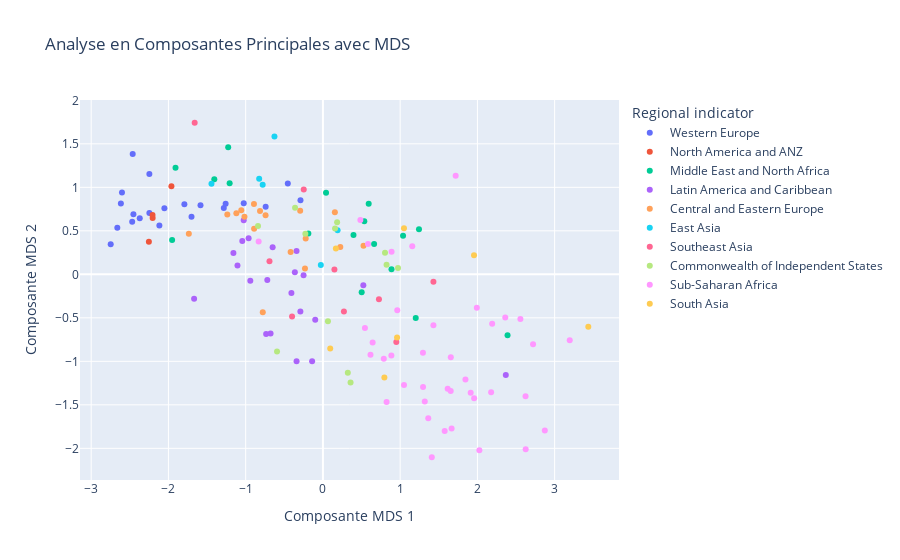

Notebook code cell kept with this figure:
### Code cell
from sklearn.manifold import MDS

# Apply MDS
mds = MDS(n_components=2, random_state=42)  # Set random_state for reproducibility
mds_result = mds.fit_transform(data)  

# Create a DataFrame for visualization
mds_df = pd.DataFrame(mds_result, columns=['MDS1', 'MDS2'])
mds_df['Country name'] = df['Country name']
mds_df['Regional indicator'] = df['Regional indicator']

# Visualize
fig = px.scatter(
    mds_df,
    x='MDS1',
    y='MDS2',
    title='Analyse en Composantes Principales avec MDS',
    labels={
        'MDS1': 'Composante MDS 1',
        'MDS2': 'Composante MDS 2',
        'Country name': 'Country name'
    },
    hover_name='Country name',
    color='Regional indicator'
)
fig.show()

### Figure 1 — Plotly figure (JSON) as saved in the notebook; plotly's stock layout.template omitted (floating-point values rounded to 4 significant figures)
{"data": [{"hovertemplate": "<b>%{hovertext}</b><br><br>Regional indicator=Western Europe<br>Composante MDS 1=%{x}<br>Composante MDS 2=%{y}<extra></extra>", "hovertext": ["Finland", "Denmark", "Switzerland", "Iceland", "Norway", "Netherlands", "Sweden", "Austria", "Luxembourg", "United Kingdom", "Ireland", "Germany", "Belgium", "Malta", "France", "Spain", "Italy", "Cyprus", "Portugal", "North Cyprus", "Greece"], "legendgroup": "Western Europe", "marker": {"color": "#636efa", "symbol": "circle"}, "mode": "markers", "name": "Western Europe", "orientation": "v", "showlegend": true, "type": "scatter", "x": [-2.747, -2.662, -2.616, -2.469, -2.601, -2.453, -2.372, -2.247, -2.462, -2.118, -2.247, -2.052, -1.794, -1.701, -1.585, -1.283, -1.26, -1.025, -0.7413, -0.4547, -0.2907], "xaxis": "x", "y": [0.3445, 0.5355, 0.813, 0.6048, 0.9394, 0.6903, 0.6441, 0.7064, 1.382, 0.5623, 1.154, 0.7602, 0.8065, 0.6605, 0.7927, 0.7623, 0.8106, 0.816, 0.7769, 1.044, 0.8505], "yaxis": "y"}, {"hovertemplate": "<b>%{hovertext}</b><br><br>Regional indicator=North America and ANZ<br>Composante MDS 1=%{x}<br>Composante MDS 2=%{y}<extra></extra>", "hovertext": ["New Zealand", "Canada", "Australia", "United States"], "legendgroup": "North America and ANZ", "marker": {"color": "#EF553B", "symbol": "circle"}, "mode": "markers", "name": "North America and ANZ", "orientation": "v", "showlegend": true, "type": "scatter", "x": [-2.253, -2.204, -2.206, -1.961], "xaxis": "x", "y": [0.3753, 0.6477, 0.6812, 1.012], "yaxis": "y"}, {"hovertemplate": "<b>%{hovertext}</b><br><br>Regional indicator=Middle East and North Africa<br>Composante MDS 1=%{x}<br>Composante MDS 2=%{y}<extra></extra>", "hovertext": ["Israel", "United Arab Emirates", "Saudi Arabia", "Bahrain", "Kuwait", "Libya", "Turkey", "Morocco", "Algeria", "Iraq", "Lebanon", "Iran", "Jordan", "Palestinian Territories", "Tunisia", "Egypt", "Yemen"], "legendgroup": "Middle East and North Africa", "marker": {"color": "#00cc96", "symbol": "circle"}, "mode": "markers", "name": "Middle East and North Africa", "orientation": "v", "showlegend": true, "type": "scatter", "x": [-1.953, -1.908, -1.406, -1.208, -1.226, -0.1886, 0.04032, 0.5018, 0.3958, 0.5357, 0.6627, 0.5926, 0.8878, 1.202, 1.037, 1.244, 2.39], "xaxis": "x", "y": [0.3952, 1.225, 1.093, 1.047, 1.462, 0.4683, 0.939, -0.2061, 0.4535, 0.6097, 0.3491, 0.8111, 0.05734, -0.5005, 0.4429, 0.5194, -0.7014], "yaxis": "y"}, {"hovertemplate": "<b>%{hovertext}</b><br><br>Regional indicator=Latin America and Caribbean<br>Composante MDS 1=%{x}<br>Composante MDS 2=%{y}<extra></extra>", "hovertext": ["Costa Rica", "Mexico", "Uruguay", "Guatemala", "Brazil", "El Salvador", "Panama", "Chile", "Trinidad and Tobago", "Colombia", "Nicaragua", "Argentina", "Honduras", "Ecuador", "Jamaica", "Peru", "Bolivia", "Paraguay", "Dominican Republic", "Venezuela", "Haiti"], "legendgroup": "Latin America and Caribbean", "marker": {"color": "#ab63fa", "symbol": "circle"}, "mode": "markers", "name": "Latin America and Caribbean", "orientation": "v", "showlegend": true, "type": "scatter", "x": [-1.668, -1.106, -1.159, -0.735, -0.94, -0.6777, -1.044, -0.9622, -1.025, -0.72, -0.3413, -0.6509, -0.1399, -0.4079, -0.2919, -0.3634, -0.09964, -0.2506, -0.3415, 0.5233, 2.368], "xaxis": "x", "y": [-0.2809, 0.1002, 0.2452, -0.6869, -0.0735, -0.6793, 0.3826, 0.4153, 0.6212, -0.06463, -0.9999, 0.3107, -0.9997, -0.2154, -0.427, 0.02524, -0.5208, -0.01061, 0.2688, -0.1243, -1.157], "yaxis": "y"}, {"hovertemplate": "<b>%{hovertext}</b><br><br>Regional indicator=Central and Eastern Europe<br>Composante MDS 1=%{x}<br>Composante MDS 2=%{y}<extra></extra>", "hovertext": ["Czech Republic", "Slovenia", "Kosovo", "Slovakia", "Lithuania", "Poland", "Romania", "Estonia", "Hungary", "Latvia", "Serbia", "Bosnia and Herzegovina", "Montenegro", "Croatia", "Macedonia", "Bulgaria", "Albania"], "legendgroup": "Central and Eastern Europe", "marker": {"color": "#FFA15A", "symbol": "circle"}, "mode": "markers", "name": "Central and Eastern Europe", "orientation": "v", "showlegend": true, "type": "scatter", "x": [-1.736, -1.238, -0.7786, -1.121, -1.057, -1.016, -0.891, -0.8928, -0.8143, -0.7424, -0.4182, -0.2324, -0.2231, -0.2944, 0.2249, 0.1547, 0.5257], "xaxis": "x", "y": [0.4678, 0.6882, -0.4347, 0.7031, 0.7364, 0.6615, 0.524, 0.8093, 0.7282, 0.678, 0.256, 0.06701, 0.4109, 0.731, 0.3137, 0.7124, 0.3274], "yaxis": "y"}, {"hovertemplate": "<b>%{hovertext}</b><br><br>Regional indicator=East Asia<br>Composante MDS 1=%{x}<br>Composante MDS 2=%{y}<extra></extra>", "hovertext": ["Taiwan Province of China", "South Korea", "Japan", "Hong Kong S.A.R. of China", "Mongolia", "China"], "legendgroup": "East Asia", "marker": {"color": "#19d3f3", "symbol": "circle"}, "mode": "markers", "name": "East Asia", "orientation": "v", "showlegend": true, "type": "scatter", "x": [-1.443, -0.7799, -0.8253, -0.6274, -0.02692, 0.1897], "xaxis": "x", "y": [1.041, 1.031, 1.1, 1.584, 0.1065, 0.5081], "yaxis": "y"}, {"hovertemplate": "<b>%{hovertext}</b><br><br>Regional indicator=Southeast Asia<br>Composante MDS 1=%{x}<br>Composante MDS 2=%{y}<extra></extra>", "hovertext": ["Singapore", "Philippines", "Thailand", "Malaysia", "Vietnam", "Indonesia", "Laos", "Cambodia", "Myanmar"], "legendgroup": "Southeast Asia", "marker": {"color": "#FF6692", "symbol": "circle"}, "mode": "markers", "name": "Southeast Asia", "orientation": "v", "showlegend": true, "type": "scatter", "x": [-1.66, -0.3997, -0.6919, -0.2483, 0.2719, 0.1489, 0.7254, 0.9499, 1.431], "xaxis": "x", "y": [1.742, -0.4846, 0.149, 0.9753, -0.4275, 0.0564, -0.2856, -0.7763, -0.08605], "yaxis": "y"}, {"hovertemplate": "<b>%{hovertext}</b><br><br>Regional indicator=Commonwealth of Independent States<br>Composante MDS 1=%{x}<br>Composante MDS 2=%{y}<extra></extra>", "hovertext": ["Uzbekistan", "Kazakhstan", "Moldova", "Tajikistan", "Russia", "Kyrgyzstan", "Belarus", "Azerbaijan", "Turkmenistan", "Armenia", "Georgia", "Ukraine"], "legendgroup": "Commonwealth of Independent States", "marker": {"color": "#B6E880", "symbol": "circle"}, "mode": "markers", "name": "Commonwealth of Independent States", "orientation": "v", "showlegend": true, "type": "scatter", "x": [-0.5941, -0.8401, 0.06506, 0.3578, -0.3604, 0.3222, -0.2274, 0.157, 0.1838, 0.8238, 0.8041, 0.9723], "xaxis": "x", "y": [-0.8875, 0.5565, -0.5384, -1.242, 0.7659, -1.132, 0.4668, 0.5257, 0.5993, 0.1105, 0.2491, 0.07356], "yaxis": "y"}, {"hovertemplate": "<b>%{hovertext}</b><br><br>Regional indicator=Sub-Saharan Africa<br>Composante MDS 1=%{x}<br>Composante MDS 2=%{y}<extra></extra>", "hovertext": ["Mauritius", "Ivory Coast", "Benin", "Congo (Brazzaville)", "Ghana", "Cameroon", "Senegal", "Guinea", "Niger", "Gabon", "South Africa", "Burkina Faso", "Gambia", "Mali", "Nigeria", "Mozambique", "Kenya", "Namibia", "Liberia", "Uganda", "Chad", "Mauritania", "Congo (Kinshasa)", "Swaziland", "Comoros", "Togo", "Ethiopia", "Madagascar", "Sierra Leone", "Burundi", "Zambia", "Lesotho", "Malawi", "Botswana", "Tanzania", "Central African Republic", "Rwanda", "Zimbabwe", "South Sudan"], "legendgroup": "Sub-Saharan Africa", "marker": {"color": "#FF97FF", "symbol": "circle"}, "mode": "markers", "name": "Sub-Saharan Africa", "orientation": "v", "showlegend": true, "type": "scatter", "x": [-0.832, 0.6158, 0.8241, 0.5437, 0.6434, 0.788, 0.8863, 1.05, 1.409, 0.4846, 0.5836, 1.319, 1.364, 1.296, 0.9625, 1.576, 1.295, 0.8889, 1.666, 1.615, 1.654, 1.43, 2.025, 1.157, 1.655, 1.913, 1.845, 1.958, 2.178, 2.625, 1.993, 2.191, 2.623, 1.719, 2.361, 2.873, 2.72, 2.557, 3.195], "xaxis": "x", "y": [0.3781, -0.9241, -1.468, -0.6175, -0.7842, -0.9711, -0.9317, -1.273, -2.102, 0.6247, 0.3482, -1.46, -1.653, -1.295, -0.4133, -1.801, -0.9025, 0.2603, -1.772, -1.316, -1.342, -0.5853, -2.021, 0.3222, -0.9539, -1.362, -1.21, -1.425, -1.356, -2.011, -0.3843, -0.569, -1.403, 1.134, -0.495, -1.795, -0.8033, -0.5145, -0.7579], "yaxis": "y"}, {"hovertemplate": "<b>%{hovertext}</b><br><br>Regional indicator=South Asia<br>Composante MDS 1=%{x}<br>Composante MDS 2=%{y}<extra></extra>", "hovertext": ["Pakistan", "Maldives", "Nepal", "Bangladesh", "Sri Lanka", "India", "Afghanistan"], "legendgroup": "South Asia", "marker": {"color": "#FECB52", "symbol": "circle"}, "mode": "markers", "name": "South Asia", "orientation": "v", "showlegend": true, "type": "scatter", "x": [0.09438, 0.1679, 0.7957, 0.9601, 1.049, 1.956, 3.436], "xaxis": "x", "y": [-0.8532, 0.298, -1.185, -0.7255, 0.5295, 0.2204, -0.6035], "yaxis": "y"}], "layout": {"legend": {"title": {"text": "Regional indicator"}, "tracegroupgap": 0}, "title": {"text": "Analyse en Composantes Principales avec MDS"}, "xaxis": {"anchor": "y", "domain": [0, 1], "title": {"text": "Composante MDS 1"}}, "yaxis": {"anchor": "x", "domain": [0, 1], "title": {"text": "Composante MDS 2"}}}}
